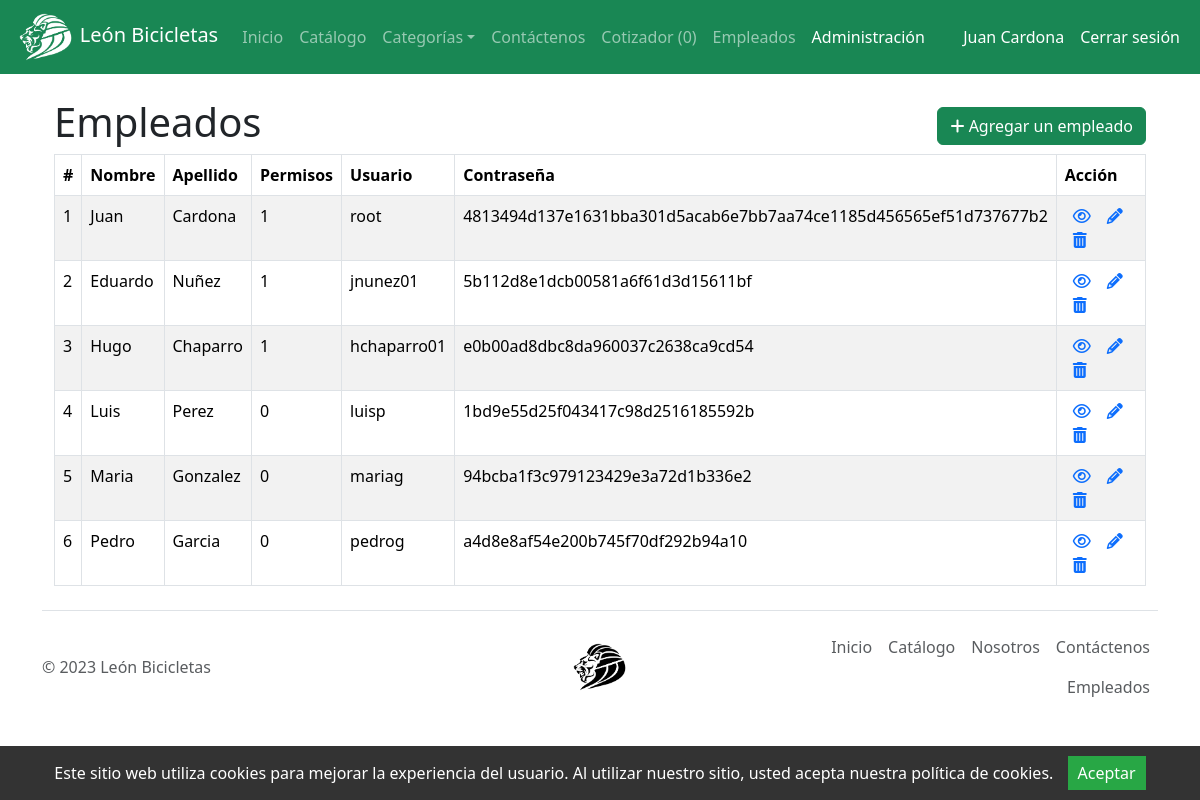
The app's page /es/back/EMPLEADOS/index.php (signed in) with its own data.
### tables this page shows
create table empleados (
idEmple int primary key auto_increment,
nomEmple varchar(45),
apeEmple varchar(45),
isadmin int(1),
usr varchar(45),
passwd varchar(100)
);

### es/back/EMPLEADOS/index.php (the view, shortened to what this page needs)
<?php
include '../../TEMPLATE/headCRUD.php';
?>
<br>
<div class="container-lg">
    <div class="container">
        <header class="header">
            <div class="head-title">
                <h1>Empleados</h1>
            </div>
            <div class="head-btn"><a href="./create.php" class="btn btn-success"><i class="fa fa-plus"></i> Agregar
                    un empleado</a></div>
        </header>
        <?php
        require_once "../../conexion/config.php";
        $sql = "SELECT * FROM empleados";
        if ($resultado = $conn->query($sql)) {
            if ($resultado->num_rows > 0) {
                echo '<table class="table table-bordered table-striped">';
                echo '<thead>';
                echo '<tr>';
                echo '<th>#</th>';
                echo '<th>Nombre</th>';
                echo '<th>Apellido</th>';
                echo '<th>Permisos</th>';
                echo '<th>Usuario</th>';
                echo '<th>Contraseña</th>';
                echo '<th>Acción</th>';
                echo '</tr>';
                echo '</thead>';
                echo '<tbody>';
                while ($row = $resultado->fetch_array()) {
                    echo "<tr>";
                    echo "<td>" . $row['idEmple'] . "</td>";
                    echo "<td>" . $row['nomEmple'] . "</td>";
                    echo "<td>" . $row['apeEmple'] . "</td>";
                    echo "<td>" . $row['isadmin'] . "</td>";
                    echo "<td>" . $row['usr'] . "</td>";
                    echo "<td>" . $row['passwd'] . "</td>";
                    echo "<td>";
                    echo '<a class="mx-2" href="./read.php?id=' . $row['idEmple'] . '" class="mr-3" title="View Record" data-toggle="tooltip"><span class="fa fa-eye"></span></a>';
                    echo '<a class="mx-2" href="./update.php?id=' . $row['idEmple'] . '" class="mr-3" title="Update Record" data-toggle="tooltip"><span class="fa fa-pencil"></span></a>';
                    echo '<a class="mx-2" href="./delete.php?id=' . $row['idEmple'] . '" title="Delete Record" data-toggle="tooltip"><span class="fa fa-trash"></span></a>';
                    echo "</td>";
                    echo "</tr>";
                }
                echo "</tbody>";
                echo "</table>";
            } else {
                echo '<div class="alert alert-danger"><em>No se encontraron empleados</em></div>';
            }
        } else {
            echo "Ups! Algo salió mal. Intenta más tarde.";
        }
        ?>
    </div>
</div>
<?php
include '../../TEMPLATE/footer.php';
?>

### es/TEMPLATE/headCRUD.php (style rules this page uses)
table tr td:last-child { width: 120px; }
header { flex: 1; display: flex; align-items: center; grid-column: 50% 50%; width: 100%; }
.head-title { flex: 1; }

### records on screen
empleados: idEmple "1", nomEmple "Juan", apeEmple "Cardona", isadmin "1", usr "root", passwd "4813494d137e1631bba301d5acab6e7bb7aa74ce1185d456565ef51d737677b2"
empleados: idEmple "2", nomEmple "Eduardo", apeEmple "Nuñez", isadmin "1", usr "jnunez01", passwd "5b112d8e1dcb00581a6f61d3d15611bf"
empleados: idEmple "3", nomEmple "Hugo", apeEmple "Chaparro", isadmin "1", usr "hchaparro01", passwd "e0b00ad8dbc8da960037c2638ca9cd54"
empleados: idEmple "4", nomEmple "Luis", apeEmple "Perez", isadmin "0", usr "luisp", passwd "1bd9e55d25f043417c98d2516185592b"
empleados: idEmple "5", nomEmple "Maria", apeEmple "Gonzalez", isadmin "0", usr "mariag", passwd "94bcba1f3c979123429e3a72d1b336e2"
empleados: idEmple "6", nomEmple "Pedro", apeEmple "Garcia", isadmin "0", usr "pedrog", passwd "a4d8e8af54e200b745f70df292b94a10"

### other values on screen
$_SESSION["nombre"] "Juan"
$_SESSION["apellido"] "Cardona"
